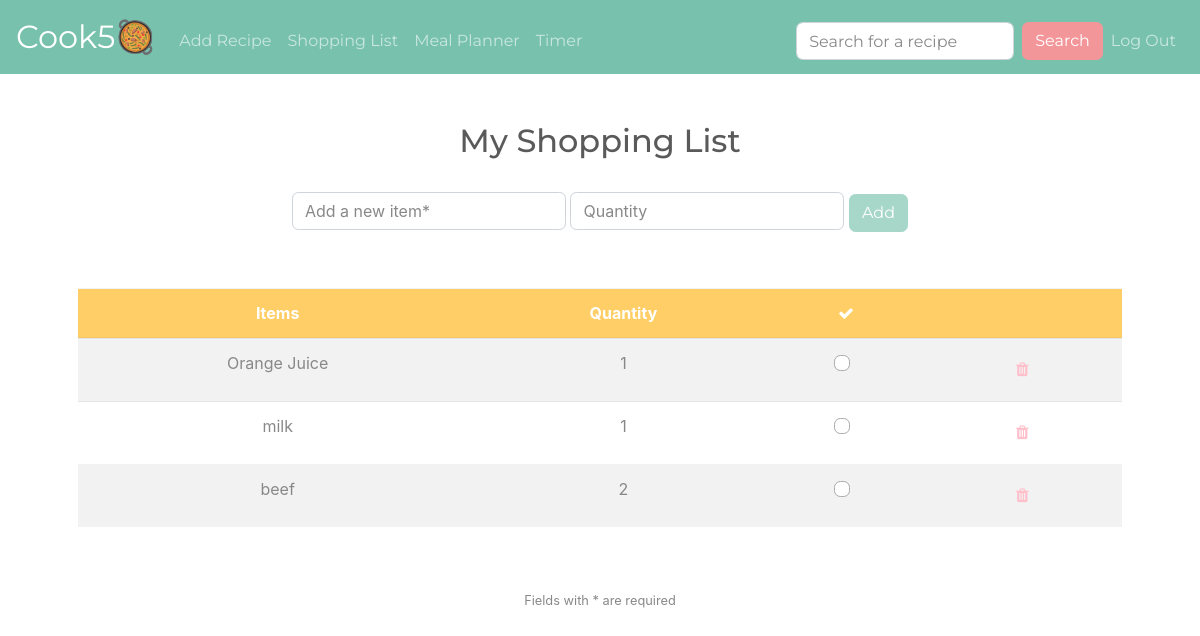
The app's page /shoppinglist (signed in) with its own data.
### tables this page shows
CREATE TABLE 'shoppinglist' (
id INTEGER PRIMARY KEY AUTOINCREMENT NOT NULL, 
user_id INTEGER NOT NULL, 
item TEXT NOT NULL, 'quantity' INTEGER DEFAULT 0,
FOREIGN KEY(user_id) REFERENCES users(id)
);

### application.py (the view, shortened to what this page needs)
@app.route("/shoppinglist", methods=["GET", "POST"])
@login_required
def shoppinglist():
    if request.method == "GET":
        rows = db.execute("SELECT * FROM shoppinglist WHERE user_id = :user_id", user_id=session["user_id"])
        length = len(rows)
        return render_template("shoppinglist.html", rows=rows, length=length)
    return render_template("shoppinglist.html", rows=rows, length=length)

### application.py (called while the page is built)
@app.after_request
def after_request(response):
    response.headers["Cache-Control"] = "no-cache, no-store, must-revalidate"
    response.headers["Expires"] = 0
    response.headers["Pragma"] = "no-cache"
    return response

### helpers.py (called while the page is built)
def login_required(f):
    @wraps(f)
    def decorated_function(*args, **kwargs):
        if session.get("user_id") is None:
            return redirect("/login")
        return f(*args, **kwargs)
    return decorated_function

### templates/shoppinglist.html (shortened to what this page needs)
{% extends "layout.html" %}
{% block import %}
    <link rel="stylesheet" href="https://cdnjs.cloudflare.com/ajax/libs/font-awesome/4.7.0/css/font-awesome.min.css">
{% endblock %}
{% block main %}
    <h2>My Shopping List</h2>
    <br>
    <form action="/shoppinglist" method="post">
        <div class="form-group">
            <input autocomplete="off" autofocus class="form-control" id="item" name="item" placeholder="Add a new item*" type="text" onkeyup="disable()">
            <input autocomplete="off" autofocus class="form-control" min="0" name="quantity" placeholder="Quantity" type="number">
            <button class="btn btn-primary" id="btn" type="submit" disabled>Add</button>
        </div>
    </form>
    <form id="submit" action="/remove" method="post">
        <div class="form-group">
        </div>
    </form>
    <table class="table table-striped">
        <thread>
            <tr class="bg-warning text-white">
                <th>Items</th>
                <th>Quantity</th>
                <th><i class="fa fa-check" aria-hidden="true" style="color: white;"></i></th>
                <th></th>
            </tr>
        </thread>
        <tbody>
            {% for k in range( length ) %}
                <tr>
                    <td>{{ rows[k]["item"] }}</td>
                    <td>{{ rows[k]["quantity"] }}</td>
                    <td>
                        <div class="custom-control custom-checkbox">
                        </div>
                    </td>
                    <td>
                        <button id="remove" class="btn" onclick="remove({{ rows[k]["id"] }})"><i class="fa fa-trash"></i></button>
                    </td>
                </tr>
            {% endfor %}
        </tbody>
    </table>
{% endblock %}
{% block footer %}
    <footer class="small text-center text-muted">
        Fields with * are required
    </footer>
{% endblock %}

### static/styles.css (style rules this page uses)
main .form-control { display: inline-block; width: auto; }
i { color: pink; }

### records on screen
shoppinglist: item "Orange Juice", quantity "1"
shoppinglist: item "milk", quantity "1"
shoppinglist: item "beef", quantity "2"
